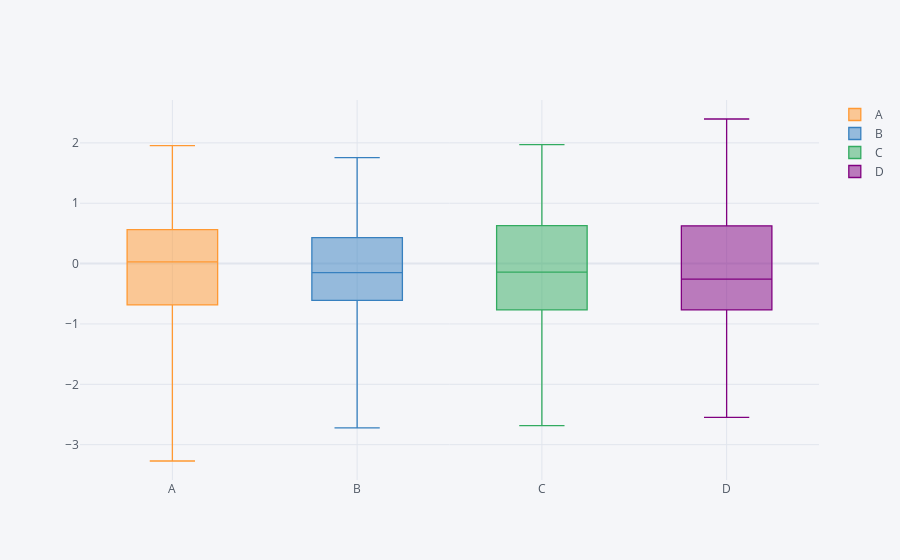

Notebook cell for this chart:
### Code cell
df.iplot(kind= 'box') #box plot
